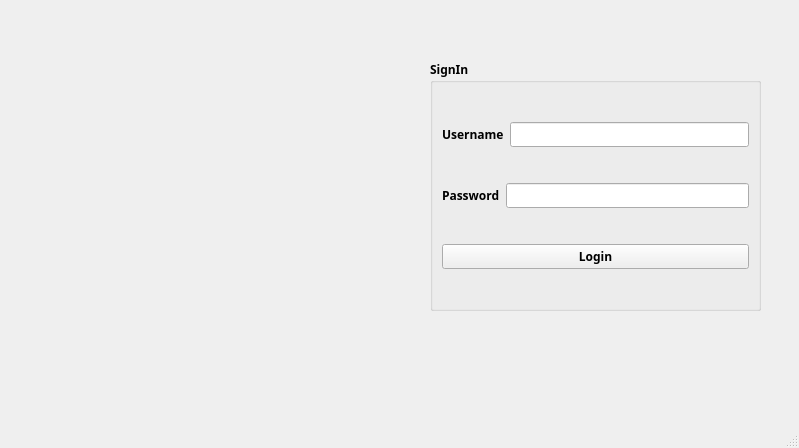
<?xml version="1.0" encoding="UTF-8"?>
<ui version="4.0">
 <class>MainWindow</class>
 <widget class="QMainWindow" name="MainWindow">
  <property name="geometry">
   <rect>
    <x>0</x>
    <y>0</y>
    <width>799</width>
    <height>448</height>
   </rect>
  </property>
  <property name="windowTitle">
   <string>MainWindow</string>
  </property>
  <widget class="QWidget" name="centralwidget">
   <widget class="QGroupBox" name="groupBox">
    <property name="geometry">
     <rect>
      <x>430</x>
      <y>60</y>
      <width>331</width>
      <height>251</height>
     </rect>
    </property>
    <property name="font">
     <font>
      <family>Fira Code</family>
      <bold>true</bold>
     </font>
    </property>
    <property name="title">
     <string>SignIn</string>
    </property>
    <layout class="QVBoxLayout" name="verticalLayout">
     <item>
      <layout class="QHBoxLayout" name="horizontalLayout_2">
       <item>
        <widget class="QLabel" name="label">
         <property name="font">
          <font>
           <family>Fira Code</family>
           <bold>true</bold>
          </font>
         </property>
         <property name="text">
          <string>Username</string>
         </property>
        </widget>
       </item>
       <item>
        <widget class="QLineEdit" name="lineEdit_username"/>
       </item>
      </layout>
     </item>
     <item>
      <layout class="QHBoxLayout" name="horizontalLayout_3">
       <item>
        <widget class="QLabel" name="label_2">
         <property name="font">
          <font>
           <family>Fira Code</family>
           <bold>true</bold>
          </font>
         </property>
         <property name="text">
          <string>Password</string>
         </property>
        </widget>
       </item>
       <item>
        <widget class="QLineEdit" name="lineEdit_password">
         <property name="echoMode">
          <enum>QLineEdit::Password</enum>
         </property>
        </widget>
       </item>
      </layout>
     </item>
     <item>
      <widget class="QPushButton" name="pushButton_Login">
       <property name="text">
        <string>Login</string>
       </property>
      </widget>
     </item>
    </layout>
   </widget>
   <widget class="QLabel" name="pictureLabel">
    <property name="geometry">
     <rect>
      <x>50</x>
      <y>60</y>
      <width>271</width>
      <height>241</height>
     </rect>
    </property>
    <property name="text">
     <string/>
    </property>
   </widget>
  </widget>
  <widget class="QMenuBar" name="menubar">
   <property name="geometry">
    <rect>
     <x>0</x>
     <y>0</y>
     <width>799</width>
     <height>24</height>
    </rect>
   </property>
  </widget>
  <widget class="QStatusBar" name="statusbar"/>
 </widget>
 <resources/>
 <connections/>
</ui>
